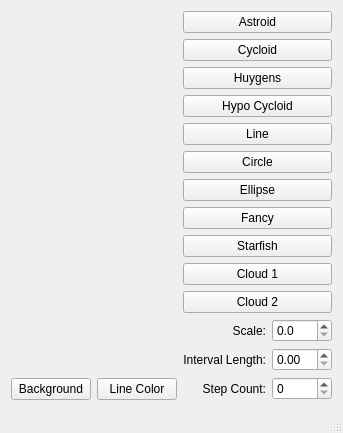
<?xml version="1.0" encoding="UTF-8"?>
<ui version="4.0">
 <class>MainWindow</class>
 <widget class="QMainWindow" name="MainWindow">
  <property name="geometry">
   <rect>
    <x>0</x>
    <y>0</y>
    <width>337</width>
    <height>377</height>
   </rect>
  </property>
  <property name="windowTitle">
   <string>MainWindow</string>
  </property>
  <widget class="QWidget" name="centralWidget">
   <layout class="QGridLayout" name="gridLayout">
    <item row="0" column="0">
     <layout class="QVBoxLayout" name="verticalLayout_2">
      <item>
       <widget class="RenderArea" name="renderArea" native="true"/>
      </item>
      <item>
       <layout class="QHBoxLayout" name="horizontalLayout_4">
        <item>
         <widget class="QPushButton" name="btnBackground">
          <property name="text">
           <string>Background</string>
          </property>
         </widget>
        </item>
        <item>
         <widget class="QPushButton" name="btnLineColor">
          <property name="text">
           <string>Line Color</string>
          </property>
         </widget>
        </item>
        <item>
         <spacer name="horizontalSpacer">
          <property name="orientation">
           <enum>Qt::Horizontal</enum>
          </property>
          <property name="sizeHint" stdset="0">
           <size>
            <width>98</width>
            <height>20</height>
           </size>
          </property>
         </spacer>
        </item>
       </layout>
      </item>
     </layout>
    </item>
    <item row="0" column="1">
     <layout class="QVBoxLayout" name="verticalLayout">
      <item>
       <widget class="QPushButton" name="btnAstroid">
        <property name="text">
         <string>Astroid</string>
        </property>
       </widget>
      </item>
      <item>
       <widget class="QPushButton" name="btnCycloid">
        <property name="text">
         <string>Cycloid</string>
        </property>
       </widget>
      </item>
      <item>
       <widget class="QPushButton" name="btnHuygens">
        <property name="text">
         <string>Huygens</string>
        </property>
       </widget>
      </item>
      <item>
       <widget class="QPushButton" name="btnHypo">
        <property name="text">
         <string>Hypo Cycloid</string>
        </property>
       </widget>
      </item>
      <item>
       <widget class="QPushButton" name="btnLine">
        <property name="text">
         <string>Line</string>
        </property>
       </widget>
      </item>
      <item>
       <widget class="QPushButton" name="btnCircle">
        <property name="text">
         <string>Circle</string>
        </property>
       </widget>
      </item>
      <item>
       <widget class="QPushButton" name="btnEllipse">
        <property name="text">
         <string>Ellipse</string>
        </property>
       </widget>
      </item>
      <item>
       <widget class="QPushButton" name="btnFancy">
        <property name="text">
         <string>Fancy</string>
        </property>
       </widget>
      </item>
      <item>
       <widget class="QPushButton" name="btnStarfish">
        <property name="text">
         <string>Starfish</string>
        </property>
       </widget>
      </item>
      <item>
       <widget class="QPushButton" name="btnCloud">
        <property name="text">
         <string>Cloud 1</string>
        </property>
       </widget>
      </item>
      <item>
       <widget class="QPushButton" name="btnCloud2">
        <property name="text">
         <string>Cloud 2</string>
        </property>
       </widget>
      </item>
      <item>
       <layout class="QHBoxLayout" name="horizontalLayout">
        <item>
         <widget class="QLabel" name="label">
          <property name="text">
           <string>Scale:</string>
          </property>
          <property name="alignment">
           <set>Qt::AlignRight|Qt::AlignTrailing|Qt::AlignVCenter</set>
          </property>
         </widget>
        </item>
        <item>
         <widget class="QDoubleSpinBox" name="spinScale">
          <property name="maximumSize">
           <size>
            <width>60</width>
            <height>16777215</height>
           </size>
          </property>
          <property name="decimals">
           <number>1</number>
          </property>
          <property name="maximum">
           <double>200.000000000000000</double>
          </property>
          <property name="singleStep">
           <double>0.100000000000000</double>
          </property>
         </widget>
        </item>
       </layout>
      </item>
      <item>
       <layout class="QHBoxLayout" name="horizontalLayout_2">
        <item>
         <widget class="QLabel" name="label_2">
          <property name="text">
           <string>Interval Length:</string>
          </property>
          <property name="alignment">
           <set>Qt::AlignRight|Qt::AlignTrailing|Qt::AlignVCenter</set>
          </property>
         </widget>
        </item>
        <item>
         <widget class="QDoubleSpinBox" name="spinInterval">
          <property name="maximumSize">
           <size>
            <width>60</width>
            <height>16777215</height>
           </size>
          </property>
          <property name="maximum">
           <double>100.000000000000000</double>
          </property>
          <property name="singleStep">
           <double>0.100000000000000</double>
          </property>
         </widget>
        </item>
       </layout>
      </item>
      <item>
       <layout class="QHBoxLayout" name="horizontalLayout_3">
        <item>
         <widget class="QLabel" name="label_3">
          <property name="text">
           <string>Step Count:</string>
          </property>
          <property name="alignment">
           <set>Qt::AlignRight|Qt::AlignTrailing|Qt::AlignVCenter</set>
          </property>
         </widget>
        </item>
        <item>
         <widget class="QSpinBox" name="spinCount">
          <property name="maximumSize">
           <size>
            <width>60</width>
            <height>16777215</height>
           </size>
          </property>
          <property name="maximum">
           <number>512</number>
          </property>
          <property name="singleStep">
           <number>1</number>
          </property>
         </widget>
        </item>
       </layout>
      </item>
     </layout>
    </item>
   </layout>
  </widget>
  <widget class="QStatusBar" name="statusBar"/>
 </widget>
 <layoutdefault spacing="6" margin="11"/>
 <customwidgets>
  <customwidget>
   <class>RenderArea</class>
   <extends>QWidget</extends>
   <header>renderarea.h</header>
   <container>1</container>
  </customwidget>
 </customwidgets>
 <resources/>
 <connections/>
</ui>
